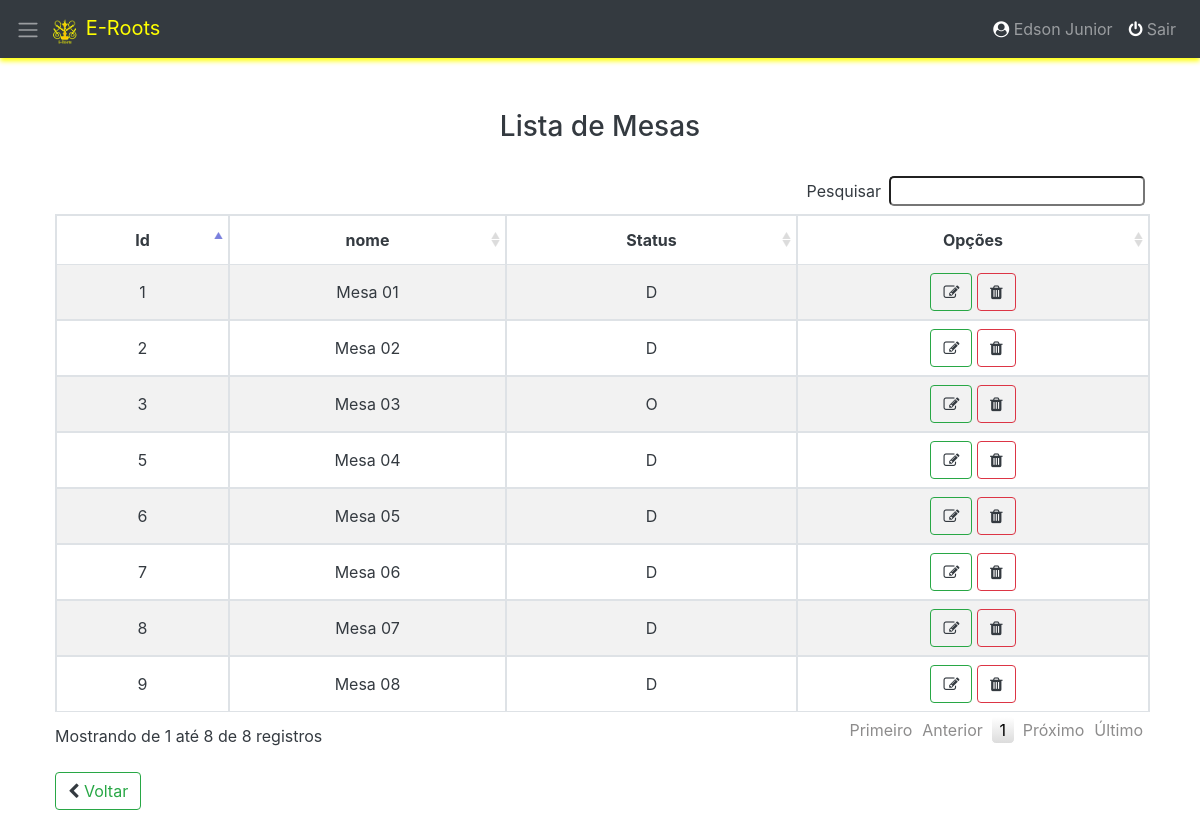
Screenshot of /admin/home.php?op=listar&pg=mesa (signed in) with the database file from the repository.
### tables this page shows
CREATE TABLE `mesa` (
  `idmesa` int(11) NOT NULL,
  `nome` varchar(20) NOT NULL,
  `status` char(1) NOT NULL COMMENT 'D = Disponivel | O = Ocupada'
);

### admin/listar/mesa.php (the view, shortened to what this page needs)
<div class="container" id="listagem">
	<table class="table-bordered table-striped" id="tb">
		<h3>Lista de Mesas</h3><br>
		<thead id="k">
			<tr>
				<td><i class=""></i> <b>Id</b></td>
				<td><i class=""></i> <b>nome</b></td>
				<td><i class=""></i> <b>Status</b></td>
				<td><i class=""></i> <b>Opções</b></td>
			</tr>
		</thead>
</div>
<?php
	include "comunicacao/conecta.php";
	$sql = "SELECT * FROM mesa ORDER BY idmesa";
	$consulta = $pdo->prepare($sql);
	$consulta->execute();
	while ( $dados = $consulta->fetch(PDO::FETCH_OBJ)) {
		$idmesa = $dados->idmesa;
		$nome   = $dados->nome;
		$status = $dados->status;
		echo "<tr>
				<td>$idmesa</td>
				<td>$nome</td>
				<td>$status</td>
				<td>
					<a href='home.php?op=cadastrar&pg=mesa&idmesa=$idmesa' class='btn btn-outline-success'>
					<i class='fa fa-edit'></i>
					</a>
					<a href=\"javascript:excluir($idmesa)\" class='btn btn-outline-danger'>
						<i class='fa fa-trash'></i>
					</a>
				</td>
			</tr>";
	}
?>
<br>
<a href="home.php" class="btn btn-outline-success"><i class="fa fa-chevron-left"></i> Voltar</a>

### admin/css/style.css (style rules this page uses)
body { background-color: rgb(255, 255, 255) !important; padding-top: 100px; padding-bottom: 30px; }
i { color: #343a40; }
#tb { text-align: center; }
#listagem { padding: 10px; width: 100%; height: 100%; }
h3 { text-align: center; color: #343a40 !important; }
#k { color:white; }
td { color:#343a40; }

### rows the page displays
mesa: idmesa "1", nome "Mesa 01", status "D"
mesa: idmesa "2", nome "Mesa 02", status "D"
mesa: idmesa "3", nome "Mesa 03", status "O"
mesa: idmesa "5", nome "Mesa 04", status "D"
mesa: idmesa "6", nome "Mesa 05", status "D"
mesa: idmesa "7", nome "Mesa 06", status "D"
mesa: idmesa "8", nome "Mesa 07", status "D"
mesa: idmesa "9", nome "Mesa 08", status "D"

### other values shown
$_SESSION["sistema"]["nome"] "Edson Junior"
